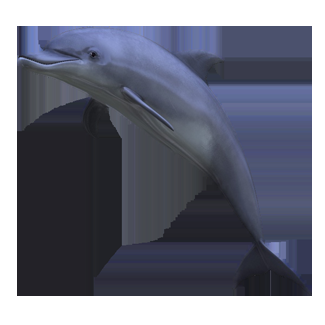
%> input picture octave/images/dolphin.png, 325 x 325 px
$ octave DiffAminusB.m   (GNU Octave 9; MATLAB toolbox functions it lacks are replaced by stand-ins)
%> lines starting %> are read from the running program, lines starting %| are printed output that depends on the picture
img1= imread('images/dolphin.png');
%> img1 is the input picture: size 325x325x3 uint8; mean R, G, B 111.2, 114.1, 128
im1=img1(:,:,:);
subplot(1,2,1);
imshow(im1);
disp(size(img1));
%|    325   325     3
pause();

img2= imread('images/fruit.png');
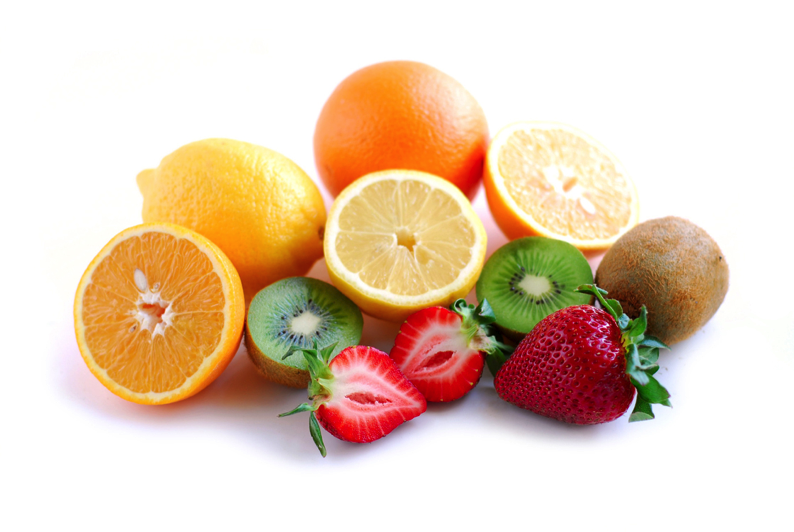
%> input picture octave/images/fruit.png, 794 x 532 px
%> img2 is the input picture: size 532x794x3 uint8; mean R, G, B 230, 207.1, 185.3
im2=img2(size(img2,1)-324:size(img2,1),size(img2,2)-324:size(img2,2),:);
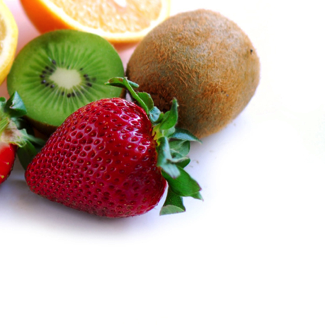
%> im2: size 325x325x3 uint8; mean R, G, B 201.6, 184.3, 170.3
subplot(1,2,2);
disp(size(img2));
%|    532   794     3
imshow(im2);
pause();

img12 = im1-im2;
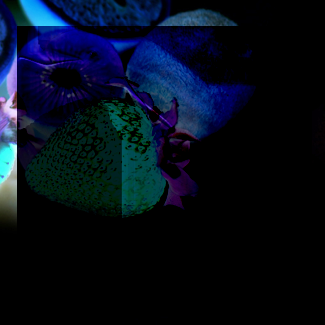
%> img12: size 325x325x3 uint8; mean R, G, B 5.3, 13.3, 27.4
subplot(1,2,1);
imshow(img12);
disp(size(img12));
%|    325   325     3
%disp(class(img12));
pause();

img21 =  im2-im1;
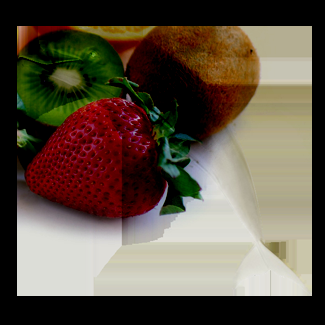
%> img21: size 325x325x3 uint8; mean R, G, B 95.7, 83.5, 69.7
subplot(1,2,2);
imshow(img21);
disp(size(img21));
%|    325   325     3
pause();

%absolute difference
pkg load image;
aimg12 = imabsdiff(im1,im2);
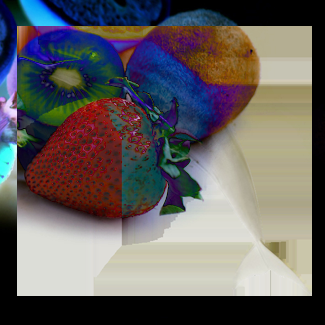
%> aimg12: size 325x325x3 uint8; mean R, G, B 100.9, 96.8, 97.1
subplot(1,2,1);
imshow(aimg12);
pause();

aimg21 = imabsdiff(im2,im1);
subplot(1,2,2);
imshow(aimg21);
pause();
